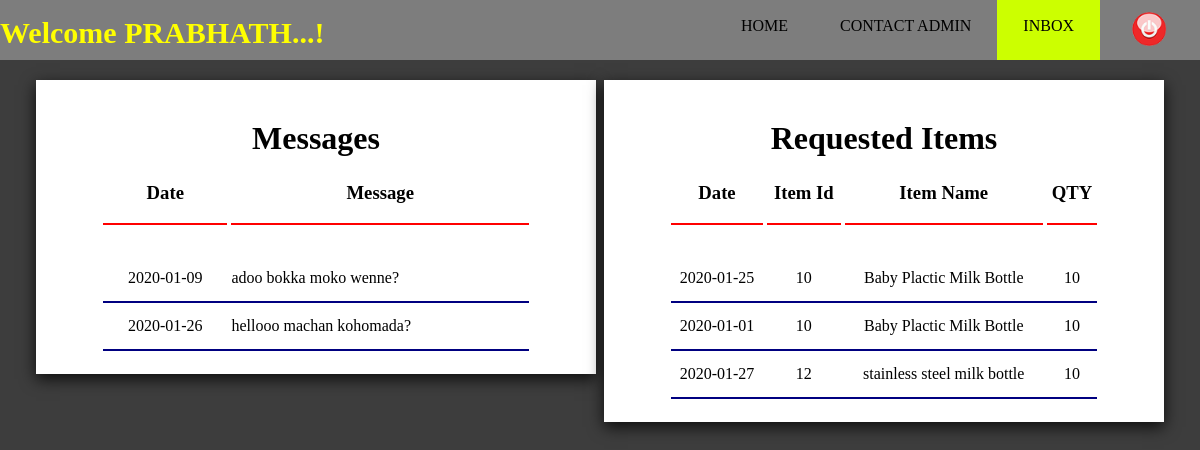
Page /suppliers/sup_inbox.php (signed in) on the committed database.
### tables this page shows
CREATE TABLE IF NOT EXISTS `users` (
  `user_id` int(10) NOT NULL,
  `username` varchar(15) NOT NULL,
  `password` varchar(20) NOT NULL,
  PRIMARY KEY (`username`)
);

CREATE TABLE IF NOT EXISTS `manager_to_supplier` (
  `supplier` varchar(50) NOT NULL,
  `msg_date` text NOT NULL,
  `msg` varchar(100) NOT NULL
);

CREATE TABLE IF NOT EXISTS `send_quota_to_supplier` (
  `no` int(10) NOT NULL AUTO_INCREMENT,
  `sup_id` int(11) NOT NULL,
  `send_date` text NOT NULL,
  `item_id` int(11) NOT NULL,
  `item_name` varchar(50) NOT NULL,
  `qty` int(11) NOT NULL,
  PRIMARY KEY (`no`)
);

### suppliers/sup_inbox.php (the view, shortened to what this page needs)
<?php require_once('connection.php'); ?>
<?php
		$x=$_SESSION["user_id"];
		$uname="SELECT username FROM users WHERE user_id=$x";
		$re=mysqli_query($con,$uname);
		$out=mysqli_fetch_assoc($re);
		$name=$out['username'];
	$sql="SELECT * FROM manager_to_supplier WHERE supplier='$name'";
	$result=mysqli_query($con,$sql);
	$sql2="SELECT * FROM send_quota_to_supplier WHERE sup_id=$x";
	$result2=mysqli_query($con,$sql2);
?>
<html>
<head>
	<link rel="stylesheet" href="inbox_css.css" type="text/css">
	<link rel="stylesheet" href="s_inbox_css.css" type="text/css">
</head>
<body bgcolor="#3d3d3d">
	<div class="container">
		<div class="nav">
				<ul class="link_list_for_others" style="z-index: 1">
				 	<li class="nav_li" style="float: right">
				 		<a href="logout_session.php">
				 			<img class="logoutB" src="../images/logout.png">
				 		</a>
				 	</li>
				 	<li class="nav_li"><a class="active" href="sup_inbox.php"> INBOX </a></li>
				 	<li class="nav_li"><a href="Scontact_admin.php"> CONTACT ADMIN </a></li>
				 	<li class="nav_li"><a href="supplier_home.php"> HOME </a></li>
				 	<li class="nav_li" style="float: left; color: yellow; position: absolute; top: 35%; font-size: 30px; font-weight: bold">
				 		<?php
				 			echo " Welcome " .$name. "...!";
				 		?>
				 	</li>
				</ul>
		</div>
			<div class="middle">
				<div class="left">
					<table class="left_table" border="0" align="center" width="90%">
						<tr>
							<td colspan="2" align="center">
								<h1 align="center">
									Messages
								</h1>
							</td>
						</tr>
						<tr>
							<td align="center">
								<h3 align="center">
									Date
								</h3>
								<hr color="red">
							</td>
							<td align="center">
								<h3 align="center">
									Message
								</h3>
								<hr color="red">
							</td>
						</tr>
						<?php
							while($row=mysqli_fetch_assoc($result)){
							echo "<tr>
										<td align=center>"
												.$row['msg_date'].
										"</td>
										<td>"
												.$row['msg'].
										"</td>
								  </tr>";
						?>
						<tr>
							<td colspan="2">
								<hr color="navy">
							</td>
						</tr>
						<?php
							}
						?>
					</table>
				</div>
				<div class="right">
					<table class="right_table" border="0" align="center" width="90%">
						<tr>
							<td colspan="4" align="center">
								<h1 align="center">
									Requested Items
								</h1>
							</td>
						</tr>
						<tr>
							<td align="center">
								<h3 align="center">
									Date
								</h3>
								<hr color="red">
							</td>
							<td align="center">
								<h3 align="center">
									Item Id
								</h3>
								<hr color="red">
							</td>
							<td align="center">
								<h3 align="center">
									Item Name
								</h3>
								<hr color="red">
							</td>
							<td align="center">
								<h3 align="center">
									 QTY
								</h3>
								<hr color="red">
							</td>
						</tr>
						<?php
							while($raw=mysqli_fetch_assoc($result2)){
							echo "<tr>
										<td align=center>"
												.$raw['send_date'].
										"</td>
										<td align=center>"
												.$raw['item_id'].
										"</td>
										<td align=center>"
												.$raw['item_name'].
										"</td>
										<td align=center>"
												.$raw['qty'].
										"</td>
								  </tr>";
						?>
						<tr>
							<td colspan="4">
								<hr color="navy">
							</td>
						</tr>
						<?php
							}
						?>
					</table>
				</div>
			</div>
	</div>
</body>
</html>

### suppliers/inbox_css.css (style rules this page uses)
body { margin:0; padding:0; background-size:cover; background-position:center; }
.nav { z-index: 1; }
.link_list_for_others { list-style-type: none; background-color: #7d7d7d; margin-top: -8px; margin-bottom:2px; padding: 0; overflow: hidden; top:0; position: fixed; width: 100%; }
.nav_li a { display: block; color: black; text-align: center; padding: 25px 26px; text-decoration: none; }
.nav_li { float: right; }
.active { background-color: #ccff00; }
.LogoutB { margin-top: -5px; margin-bottom: -15px; width: 48px; }

### suppliers/s_inbox_css.css (style rules this page uses)
.left { left: 3%; width: 45%; position: absolute; top: 10%; font-size:18px; padding:10px; box-shadow:0 5px 15px rgba(0,0,0,.8 ); background-color: white; }
.left_table { width: 80%; margin-top: 5%; }
.right { right: 3%; width: 45%; position: absolute; top: 10%; font-size:18px; padding:10px; box-shadow:0 5px 15px rgba(0,0,0,.8 ); background-color: white; }
.right_table { width: 80%; margin-top: 5%; }

### rows in the picture
users: username "PRABHATH"
manager_to_supplier: msg_date "2020-01-09", msg "adoo bokka moko wenne?"
manager_to_supplier: msg_date "2020-01-26", msg "hellooo machan kohomada?"
send_quota_to_supplier: send_date "2020-01-25", item "10", item_name "Baby Plactic Milk Bottle", qty "10"
send_quota_to_supplier: send_date "2020-01-01", item "10", item_name "Baby Plactic Milk Bottle", qty "10"
send_quota_to_supplier: send_date "2020-01-27", item "12", item_name "stainless steel milk bottle", qty "10"
